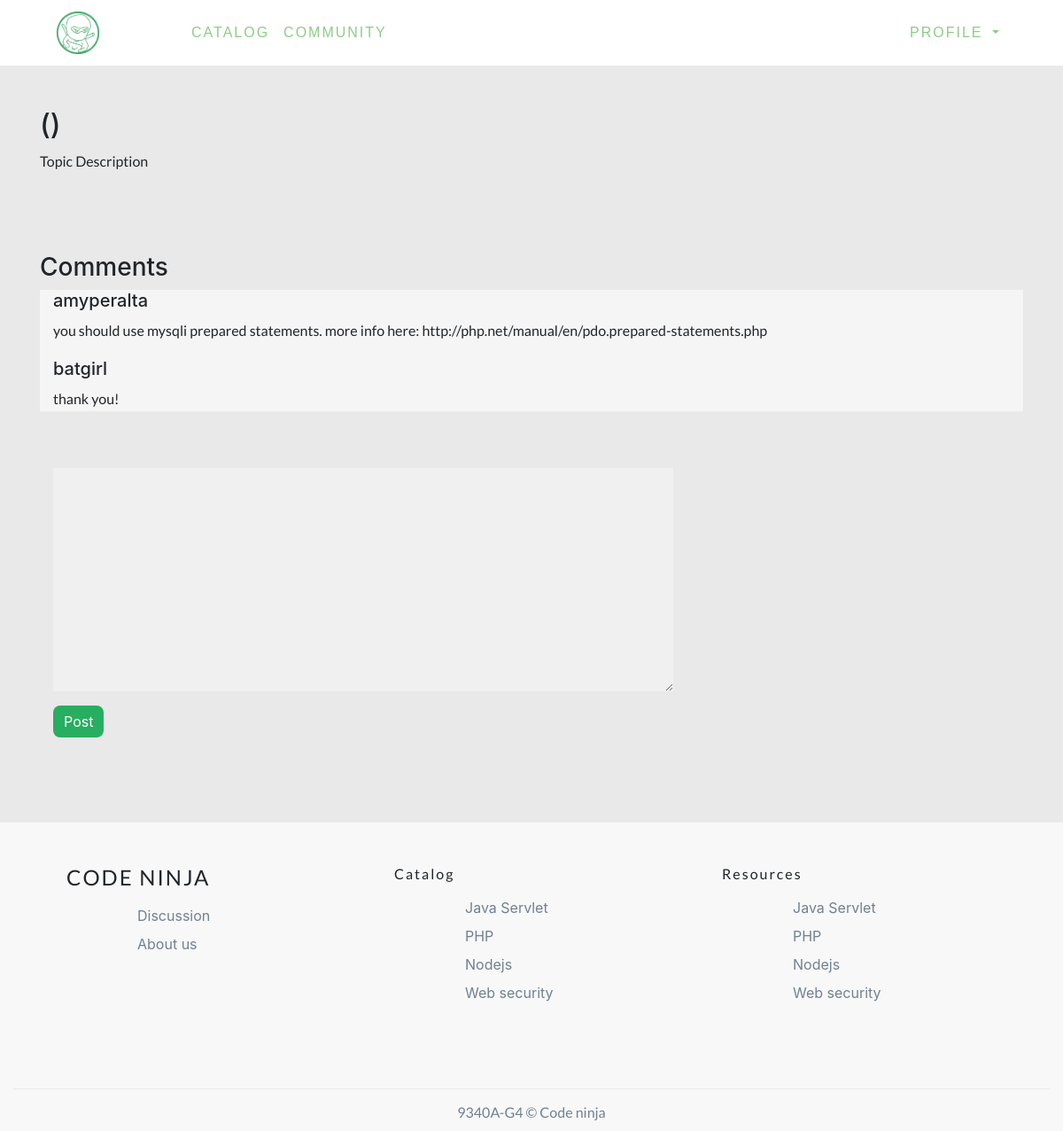
Page /server/getposts.php?id=5 on the committed database.
### tables this page shows
CREATE TABLE `comments` (
  `comment_id` int(11) NOT NULL AUTO_INCREMENT,
  `username` varchar(45) NOT NULL,
  `topic_id` int(11) NOT NULL,
  `comment` varchar(500) NOT NULL,
  PRIMARY KEY (`comment_id`),
  KEY `topic_idx` (`topic_id`),
  KEY `userposter_idx` (`username`),
  CONSTRAINT `topic` FOREIGN KEY (`topic_id`) REFERENCES `topic` (`topic_id`) ON DELETE CASCADE ON UPDATE CASCADE,
  CONSTRAINT `userposter` FOREIGN KEY (`username`) REFERENCES `accounts` (`username`) ON DELETE CASCADE ON UPDATE CASCADE
);

### server/getposts.php (the view, shortened to what this page needs)
<!DOCTYPE html>
<html lang="en">
<head>
    <link rel="stylesheet" href="../Bootstrap/css/bootstrap-grid.css">
    <link rel="stylesheet" href="../Bootstrap/css/bootstrap-grid.min.css">
    <link rel="stylesheet" href="../Bootstrap/css/bootstrap-reboot.css">
    <link rel="stylesheet" href="../Bootstrap/css/bootstrap-reboot.min.css">
    <link rel="stylesheet" href="../Bootstrap/css/bootstrap.css">
    <link rel="stylesheet" href="../Bootstrap/css/bootstrap.min.css">
    <link rel="stylesheet" href="../style/main.css">
    <link rel="stylesheet" href="../svg-with-js/css/fa-svg-with-js.css">
  </head>
  <body>
    <nav class="navbar navbar-expand-lg navbar-light bg-light">
    <a class="navbar-brand ml-5" href="../pages/home.html">
      <img src="../image/Logo1x.png" alt="" id="logos">
    </a>
    <div class="collapse navbar-collapse" id="navbarSupportedContent">
      <ul class="navbar-nav mr-auto">
        <li class="nav-item active">
          <a class="nav-link" href="../pages/home.html">Catalog<span class="sr-only">(current)</span></a>
        </li>
        <li class="nav-item active">
          <a class="nav-link" href="../pages/discussion.html">Community<span class="sr-only">(current)</span></a>
        </li>
      </ul>
      <ul class="navbar-nav ml-auto mr-5">
        <li class="nav-item dropdown">
          <a class="nav-link dropdown-toggle" href="#" id="navbarDropdown" role="button" data-toggle="dropdown" aria-haspopup="true" aria-expanded="false">
            Profile
          </a>
        </li>
      </ul>
    </div>
  </nav>
  <div class="wrapper-topic">
      <div class="container-fluid">
          <div class="container">
              <div class="row">
                  <div class="col-12">
                      <h2 class="mt-5"><?php echo $_GET['title']." (".$_GET['topic'].")"; ?></h2>
                      <p>Topic Description
                          <br>
                      </p>
                  </div>
              </div>
              <div class="row mt-4">
                <div class="col-12">
                <h3 class="mt-5">Comments</h3>
                    <div class="container post1">
                    <?php
                        require('connect.php');
                        if(isset($_GET['id'])) {
                            $topicid = (int)$_GET['id'];
                            $query = "SELECT username, comment FROM comments WHERE topic_id = $topicid";
                            $result = mysqli_query($link, $query) or die(mysqli_error($link));
                            while($row = mysqli_fetch_assoc($result)) {
                                echo "<h5>".$row['username']."</h5>";
                                echo "<p>".$row['comment']."</p>";
                            }
                        }
                    ?>
                    </div>
                </div>
              </div>
              <div class="row mt-5">
                <div class="col-8">
                    <div class="container">
                            <form method="POST" action="addcomment.php?id=<?php echo $_GET['id']?>&topic=<?php echo $_GET['topic']; ?>&title=<?php echo $_GET['title']; ?>&description=<?php echo$_GET['description']; ?>">
                                    <div class="form-group">
                                        <textarea class="form-control col-12" id="postComment" rows="10" name="comment"></textarea>
                                    </div>
                                    <div class="form-group">
                                        <button type="submit" class="btn btn-primary">Post</button>
                                    </div>
                            </form>
                    </div>
                </div>
              </div>
          </div>
      </div>
  </div>
<footer class="container-fluid">
  <div class="container mt-5">
    <div class="container">
        <div class="row">
          <div class="col-sm-12 col-md-4">
            <div class="container banner-footer">
              <h5>Code ninja</h5>
              <ul>
                <li><a href="#">Discussion</a></li>
                <li><a href="#">About us</a></li>
              </ul>
            </div>
          </div>
          <div class="col-sm-12 col-md-4">
            <div class="container footer-catalog">
              <h4>Catalog</h4>
              <ul>
                <li>
                  <a href="#">Java Servlet</a>
                </li>
                <li>
                  <a href="#">PHP</a>
                </li>
                <li>
                  <a href="#">Nodejs</a>
                </li>
                <li>
                  <a href="#">Web security</a>
                </li>
              </ul>
            </div>
          </div>
          <div class="col-sm-12 col-md-4">
            <div class="container footer-catalog">
                <h4>Resources</h4>
                <ul>
                  <li>
                    <a href="#">Java Servlet</a>
                  </li>
                  <li>
                    <a href="#">PHP</a>
                  </li>
                  <li>
                    <a href="#">Nodejs</a>
                  </li>
                  <li>
                    <a href="#">Web security</a>
                  </li>
                </ul>
            </div>
          </div>
        </div>
    </div>
  </div>
  <div class="container-fluid footer-child">
      <div class="container">
        <div class="row text-center">
          <div class="col-12">
              <h5 class="mt-3">9340A-G4 © Code ninja</h5>
          </div>
        </div>
      </div>
  </div>
</footer>
</body>
</html>

### style/main.css (style rules this page uses)
* { margin: 0; padding: 0; box-sizing: border-box; word-spacing: normal !important; }
input[type='text'], input[type='number'], input[type='password'], button, select, textarea { outline: none; box-shadow: none !important; text-decoration: none; }
body, html { background-color: #f8f8f8 !important; }
body ul, html ul { margin-left: 5rem; list-style-type: circle; }
body h4, html h4 { font-family: 'Gothic A1', sans-serif; }
.navbar { background-color: white !important; }
.navbar .nav-link { color: #8ace83 !important; font-family: 'Oswald', sans-serif; text-transform: uppercase; font-size: 1rem; letter-spacing: 2px; }
#logos { height: 3rem; width: 3rem; }
p { font-family: 'Lato', sans-serif; line-height: 1.8rem; text-align: justify; }
footer { height: 8rem; bottom: 0rem !important; width: 100vw; }
footer .banner-footer h5 { font-family: 'Lato', sans-serif; font-size: 1.5rem; text-transform: uppercase; letter-spacing: 2px; }
footer .banner-footer ul { list-style-type: none; }
footer .banner-footer ul li { line-height: 150%; padding-top: 0.5rem; }
footer .banner-footer ul li a { color: #718093; }
footer .footer-catalog h4 { font-family: 'Lato', sans-serif; font-size: 1rem; letter-spacing: 2px; }
footer .footer-catalog ul { list-style-type: none; }
footer .footer-catalog ul li { line-height: 150%; padding-top: 0.5rem; }
footer .footer-catalog ul li a { color: #718093; }
footer .footer-child { height: 3rem; position: relative; top: 5rem; bottom: 0rem; border-top: 1px solid #e9e9e9; }
footer .footer-child h5 { font-family: 'Lato', sans-serif; font-size: 1rem; color: #718093; }
.wrapper-topic { height: 100vh auto; background-color: #e9e9e9; position: relative; padding-bottom: 5rem; }
.wrapper-topic .post1 { height: auto; background-color: whitesmoke; }
.wrapper-topic #postComment { background-color: #f0f0f0 !important; color: #2c3e50; border: 0rem; border-radius: 0rem; line-height: 150%; font-family: 'Lato', sans-serif; font-size: 1rem; }
.wrapper-topic .btn-primary { background-color: #27ae60; border: 0rem; border-radius: 0.5rem; }

### rows in the picture
comments: username "amyperalta", comment "you should use mysqli prepared statements. more info here: http://php.net/manual/en/pdo.prepared-statements.php"
comments: username "batgirl", comment "thank you!"
